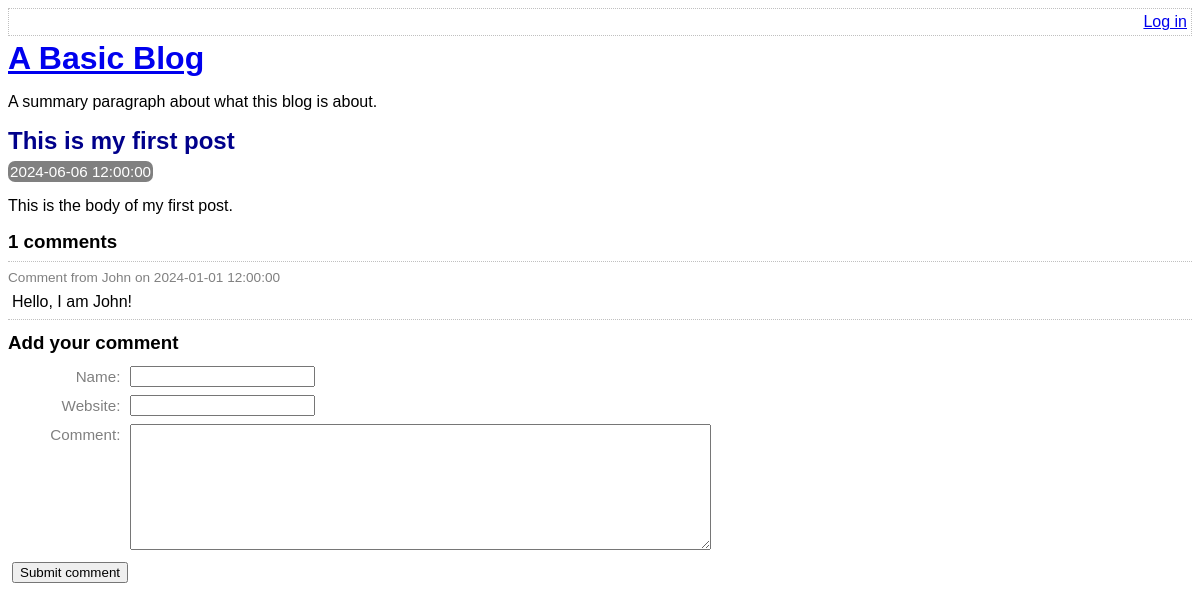
/view-post.php?post_id=1, run on the app's committed database.
### tables this page shows
CREATE TABLE post (
        id INT PRIMARY KEY AUTO_INCREMENT NOT NULL,
        title VARCHAR(255) NOT NULL,
        body TEXT NOT NULL,
        user_id INTEGER NOT NULL,
        created_at TIMESTAMP NOT NULL DEFAULT CURRENT_TIMESTAMP,
        updated_at DATETIME DEFAULT CURRENT_TIMESTAMP ON UPDATE CURRENT_TIMESTAMP,
        FOREIGN KEY (user_id) REFERENCES user(id)
);

CREATE TABLE comment (
    id INT PRIMARY KEY AUTO_INCREMENT NOT NULL,
    post_id INT NOT NULL,
    created_at TIMESTAMP NOT NULL DEFAULT CURRENT_TIMESTAMP,
    name VARCHAR(45) NOT NULL,
    website VARCHAR(255) NOT NULL,
    text VARCHAR(500) NOT NULL,
    FOREIGN KEY (post_id) REFERENCES post(id)
);

### lib/view-post.php (called while the page is built, shortened)
<?php
function getPostRow(PDO $pdo, $postId)
{
    $stmt = $pdo->prepare("
    SELECT title, created_at, body
    FROM post
    WHERE id = :id
    ");
    $result = $stmt->execute([":id" => $postId]);
    $row = $stmt->fetch(PDO::FETCH_ASSOC);
    return $row;
}

### view-post.php (the view, shortened to what this page needs)
<?php
require_once ("lib/common.php");
require_once ("lib/view-post.php");
if (isset($_GET["post_id"]))
{
    $postId = $_GET["post_id"];
}
else
{
    $postId = 0;
}
$pdo = getPDO();
$row = getPostRow($pdo, $postId);
?>
<!DOCTYPE html>
<html lang="en">
<head>
    <?php require "partials/head.php" ?>
</head>
<body>
    <header>
        <?php require("./partials/header.php"); ?>
    </header>
    <article class="post">
        <h2>
            <?= htmlEscape($row["title"]) ?>
        </h2>
        <div class="date">
            <?= htmlEscape($row["created_at"]) ?>
        </div>
        <p>
            <?= convertNewLinesToParagraphs($row["body"])?>
        </p>
        <section class="comment-list">
            <h3><?= countCommentsForPost($pdo, $postId) ?> comments</h3>
            <?php foreach (getCommentsForPost($pdo, $postId) as $comment): ?>
                <div class="comment">
                    <div class="comment-metadata">
                        Comment from
                        <?= htmlEscape($comment["name"]) ?>
                        on
                        <?= htmlEscape($comment["created_at"]) ?>
                    </div>
                    <div class="comment-body">
                        <?= convertNewLinesToParagraphs($comment["text"]) ?>
                    </div>
                </div>
            <?php endforeach; ?>
        </section>
    </article>
    <?php require("./partials/comment-form.php"); ?>
</body>
</html>

### lib/common.php (shortened to what this page needs)
<?php
function htmlEscape($html)
{
    return htmlspecialchars($html, ENT_HTML5, "UTF-8");
}
function countCommentsForPost(PDO $pdo, $postId)
{
    $sql = "
    SELECT COUNT(*) AS c
    FROM comment
    WHERE post_id = :postId
    ";
    $stmt = $pdo->prepare($sql);
    $stmt->execute(["postId" => $postId]);
    return (int) $stmt->fetchColumn();
}
function getCommentsForPost(PDO $pdo, $postId)
{
    $sql = "
    SELECT id, name, text, created_at, website
    FROM comment
    WHERE post_id = :post_id
    ";
    $stmt = $pdo->prepare($sql);
    $stmt->execute(["post_id" => $postId]);
    return $stmt->fetchAll(PDO::FETCH_ASSOC);
}
function convertNewLinesToParagraphs($text)
{
    $escaped = htmlEscape($text);
    return "<p>" . str_replace("\n", "</p><p>", $escaped) . "</p>";
}

### stylesheets/stylesheet.css (style rules this page uses)
h1, h2, h3 { margin-top: 0; margin-bottom: 8px; }
body { font-family: sans-serif; }
.post-synopsis h2, .post h2 { color: darkblue; }
.post .date, .post-synopsis .meta { color: white; background-color: grey; border-radius: 7px; padding: 2px; display: inline; font-size: 0.95em; }
.comment .comment-metadata { font-size: 0.85em; color: grey; border-top: 1px dotted silver; padding-top: 8px; }
.comment-body p { margin: 8px 4px; }
.comment-list { border-bottom: 1px dotted silver; margin-bottom: 12px; }

### data on the page
post: title "This is my first post", created_at "2024-06-06 12:00:00", body "This is the body of my first post."
comment: name "John", created_at "2024-01-01 12:00:00", text "Hello, I am John!"

### other printed values
countCommentsForPost($pdo, $postId) "1"
